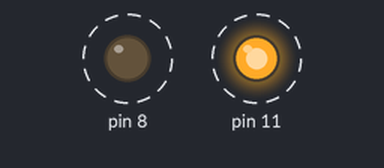
Bench run of a sketch on a simulated Arduino Uno, built with avr-gcc and run on an emulated ATmega328P. Parts: output pins drawn as LEDs (lit = HIGH). Dashed ring = blinking. What the sketch prints to the serial monitor is not drawn.

Above: at 0.2 s.
Timing chart, 0 to 3.0 s (numbered marks = the images above):
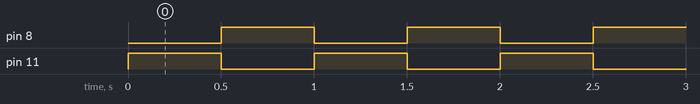

The sketch:

ODDEVEN_FizzBuzz_Blinky.ino
```cpp
int counter = 1;

void setup() {
  Serial.begin(9600);
  pinMode(8, OUTPUT);
  pinMode(11, OUTPUT);
}

void loop() {
  digitalWrite(11, LOW);
  digitalWrite(8, LOW);
  Serial.print(counter);
  Serial.print(" ");
  if ( (counter % 2) == 0 ) {
    Serial.println("Buzz");
    digitalWrite(8, HIGH);
  }
  else {
    Serial.println("Fizz");
    digitalWrite(11, HIGH);
  }

  counter = counter + 1;
  delay(500);
}
```

Measured:
- by itself, pin 8, pin 11: alternates HIGH for 0.50 s and LOW for 0.50 s
